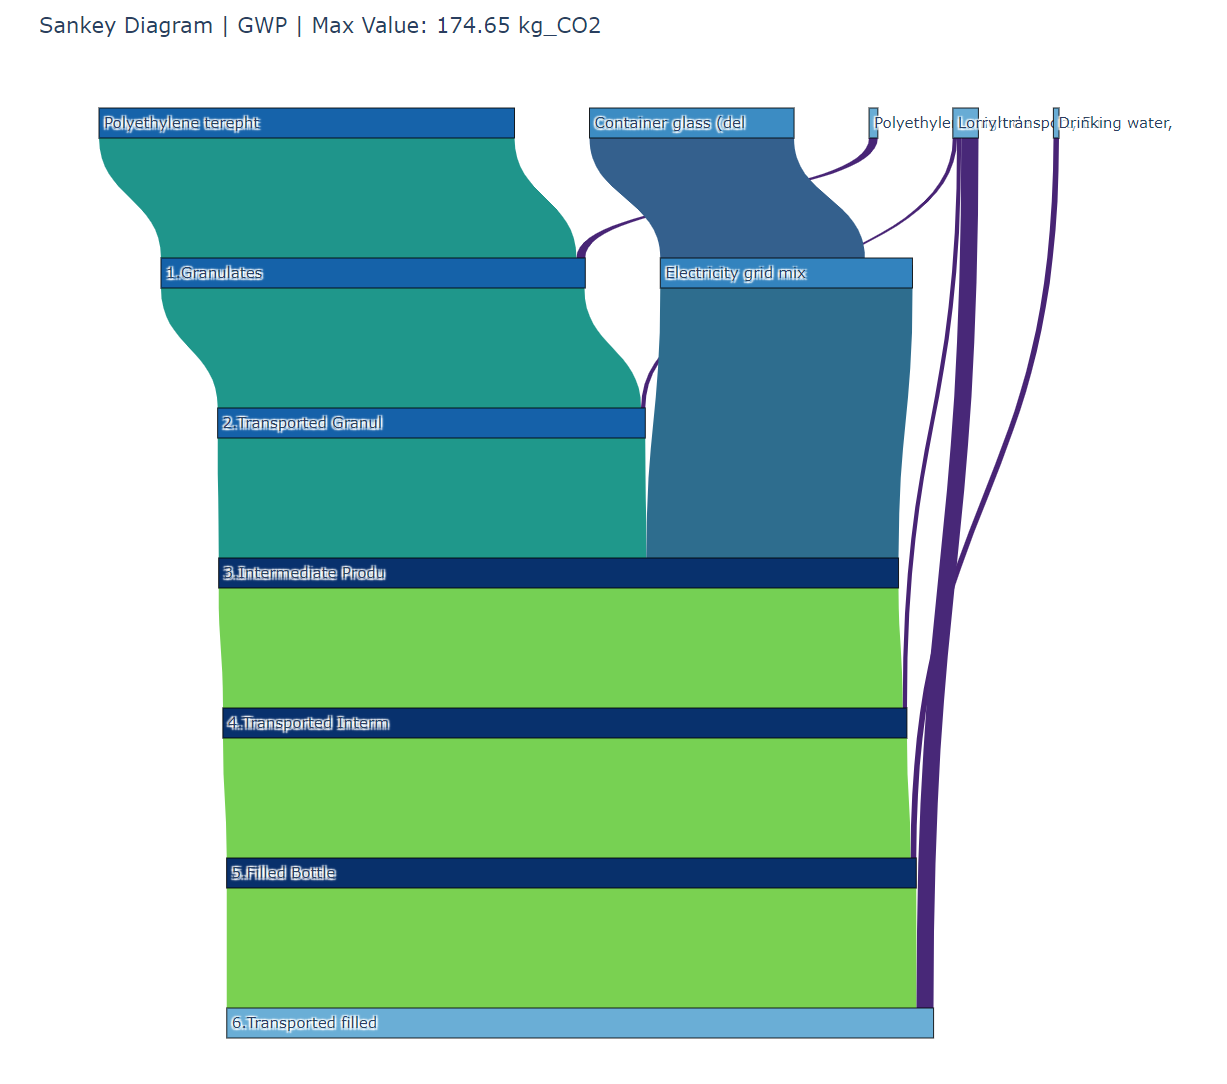

Python code for this plot:
import pandas as pd
import plotly.graph_objects as go
import numpy as np
import matplotlib.cm as cm
import matplotlib.colors as mcolors
import warnings
import matplotlib
import os

from sankey_utils import (
    calculate_level,
    create_source,
    create_target,
    extract_flows,
    shorten_labels,
)

# Ignore specific warnings
warnings.filterwarnings("ignore", category=UserWarning)
warnings.filterwarnings("ignore", category=DeprecationWarning)
warnings.filterwarnings("ignore", category=pd.errors.SettingWithCopyWarning)
warnings.filterwarnings("ignore", category=matplotlib.MatplotlibDeprecationWarning)


# File path and sheet details
file_path = "test_gwp.xlsx"  # Specify the path to your Excel file
sheet_name = "Upstream tree"  # Specify the sheet name

# Sankey Diagram Title
impact_name = "GWP"  # Global Warming Potential
unit_name = "kg_CO2"  # Unit of measurement

# Options for data processing
REMOVE_BACK_INFO = True  # Option to remove background information
SHORTEN_LABELS = True  # Option to shorten labels

# Read the Excel file into a DataFrame
df = pd.read_excel(
    os.path.join(os.getcwd(), "sankey", file_path), sheet_name=sheet_name, skiprows=1
)

# Rename the Result column to a standard name
res_name = [col for col in df.columns if "Result" in col][0]
df.rename(columns={res_name: "Result"}, inplace=True)

# Drop the 'Direct contribution' column if it exists
direc_cont = [col for col in df.columns if "Direct contribution" in col][0]
df.drop(direc_cont, axis=1, inplace=True)

# Filter DataFrame to keep only positive results
df = df[df["Result"] > 0]

# Drop columns that are completely empty
df.dropna(axis=1, how="all", inplace=True)

# Reset the index of the DataFrame
df.reset_index(drop=True, inplace=True)


# Fill NaN values with "X"
df = df.fillna("X")


# Add a 'Level' column to the DataFrame if it does not exist
if "Level" not in df.columns:
    df["Level"] = df.apply(calculate_level, axis=1)


# Create the Source and Target columns in the DataFrame
df["Source"] = create_source(df)
df["Target"] = create_target(df)


# Apply the extract_flows function to each row and create a new 'Flow' column in the DataFrame
df["Flow"] = df.apply(extract_flows, axis=1)

# Create a DataFrame containing unique flow names
unique_flows = df["Flow"].unique()
df_flows = pd.DataFrame(unique_flows, columns=["Flow"])  # Add a column name for clarity


# Map Source and Target indices to their corresponding flow names
df["Target Name"] = df["Target"].apply(
    lambda x: df["Flow"].iloc[int(x)] if pd.notna(x) else None
)
df["Source Name"] = df["Source"].apply(
    lambda x: df["Flow"].iloc[int(x)] if pd.notna(x) else None
)

# Map Source and Target names to their corresponding indices in the unique flows DataFrame
df["Source ID"] = df["Source Name"].apply(
    lambda x: df_flows[df_flows["Flow"] == x].index[0] if pd.notna(x) else None
)
df["Target ID"] = df["Target Name"].apply(
    lambda x: df_flows[df_flows["Flow"] == x].index[0] if pd.notna(x) else None
)

# Create the final DataFrame with relevant columns
df2 = df[["Result", "Source Name", "Target Name"]]


# This removes background information to avoid overflow of info.
if REMOVE_BACK_INFO:
    # Step 1: Identify all nodes that are directly linked to "market for" nodes
    df2["delete"] = 0  # Initialize the column to mark nodes for deletion
    # Create a set of unique source names linked to "market for" targets
    node_to_delete = set(
        df2[df2["Target Name"].str.startswith("market for", na=False)][
            "Source Name"
        ].unique()
    )

    # Step 2: Iteratively find all nodes linked to already marked nodes
    prev_node_count = -1  # To track changes in the node_to_delete set

    while (
        len(node_to_delete) > prev_node_count
    ):  # Keep iterating until no new nodes are added
        prev_node_count = len(node_to_delete)  # Update the previous count
        # Find all rows where the Target Name is in the set of nodes to delete
        newly_marked = df2[df2["Target Name"].isin(node_to_delete)][
            "Source Name"
        ].unique()
        node_to_delete.update(newly_marked)  # Add newly found nodes to delete set

    # Step 3: Mark the rows in the DataFrame for deletion
    df2["delete"] = df2["Source Name"].apply(lambda x: 1 if x in node_to_delete else 0)
    df2 = df2[df2["delete"] == 0]  # Keep only rows not marked for deletion

if SHORTEN_LABELS:
    # Remove the "market for " prefix from both 'Source Name' and 'Target Name' columns
    df2["Source Name"] = df2["Source Name"].str.replace(r"^market for ", "", regex=True)
    df2["Target Name"] = df2["Target Name"].str.replace(r"^market for ", "", regex=True)

    # Remove the '|' character and everything that follows it in both 'Source Name' and 'Target Name' columns
    df2["Source Name"] = df2["Source Name"].str.split("|").str[0]
    df2["Target Name"] = df2["Target Name"].str.split("|").str[0]

# Calculate the maximum value of the 'Result' column
max_value = df2["Result"].max()

# Normalize the 'Result' column relative to the maximum value
df2["Result"] = (df2["Result"] / max_value) * 100  # Normalize to a scale of 100


# Prepare the data for the Sankey diagram
sources = df2["Source Name"].tolist()
targets = df2["Target Name"].tolist()
values = df2["Result"].tolist()

# Remove entries where 'Target Name' is None since they don't have a target
sources_cleaned = []
targets_cleaned = []
values_cleaned = []
for source, target, value in zip(sources, targets, values):
    if target is not None:
        sources_cleaned.append(source)
        targets_cleaned.append(target)
        values_cleaned.append(value)

# Create a list of unique labels
labels = list(set(sources_cleaned + targets_cleaned))


# Shorten labels
if SHORTEN_LABELS:
    n_max = 20
else:
    n_max = 500
shortened_labels = shorten_labels(labels, max_length=n_max)

# Create a mapping of original labels to their shortened versions
label_mapping = {label: shortened for label, shortened in zip(labels, shortened_labels)}

# Map source and target names to their corresponding index in the shortened labels list
source_indices = [
    shortened_labels.index(label_mapping[source]) for source in sources_cleaned
]
target_indices = [
    shortened_labels.index(label_mapping[target]) for target in targets_cleaned
]

# Calculate node sizes based on outgoing flow values
node_sizes = np.zeros(len(shortened_labels))

# Aggregate values based on source indices
for source in source_indices:
    node_sizes[source] += values_cleaned[source_indices.index(source)]

# Ensure the last node size is 100
last_node_index = len(shortened_labels) - 1
last_node_size = node_sizes[last_node_index]

if last_node_size > 0:  # To avoid division by zero
    scaling_factor = 100 / last_node_size
    node_sizes *= scaling_factor

# Normalize the flow values for color mapping
normalized_values = (values_cleaned - np.min(values_cleaned)) / (
    np.max(values_cleaned) - np.min(values_cleaned)
)

# Create a colormap from Matplotlib for the flows
flow_cmap = cm.get_cmap("viridis", 256)  # Create a colormap with 256 colors
flow_colors = [
    mcolors.to_hex(flow_cmap(0.1 + val * 0.7)) for val in normalized_values
]  # Flow colors

# Normalize node sizes for blue color scale
normalized_node_sizes = (node_sizes - 0) / (np.max(node_sizes) - 0)

# Create a colormap from Matplotlib for the nodes
node_cmap = cm.get_cmap("Blues", 256)  # Create a colormap with 256 colors
node_colors = [
    mcolors.to_hex(node_cmap(0.5 + val * 0.5)) for val in normalized_node_sizes
]  # Node colors

# Create the Sankey diagram using Plotly
fig = go.Figure(
    go.Sankey(
        orientation="v",
        node=dict(
            pad=50,  # Increase the pad value for more horizontal spacing
            thickness=20,
            line=dict(color="black", width=0.5),
            label=shortened_labels,  # Use display labels for the plot
            color=node_colors,  # Blue scale for nodes
            hoverlabel=dict(
                bgcolor="rgba(0,0,0,0)"
            ),  # Set label background to transparent
        ),
        link=dict(
            source=source_indices,  # Indices of the source nodes
            target=target_indices,  # Indices of the target nodes
            value=values_cleaned,  # Flow values
            color=flow_colors,  # Color from Matplotlib colormap for flows
        ),
    )
)

# Update layout to set the height of the figure
fig.update_layout(
    title_text=f"Sankey Diagram | {impact_name} | Max Value: {max_value:.2f} {unit_name}",
    font_size=10,
    height=800,  # Adjust height as needed
    width=800,
)

# Add hovertemplate to the links to show full names
fig.update_traces(
    link=dict(
        hovertemplate="From: %{source.label}<br>To: %{target.label}<br>Value: %{value}"
    )
)

# Save the figure as an HTML file
fig.write_html(
    os.path.join(os.getcwd(), "sankey", f"sankey_diagram_{impact_name}.html")
)
